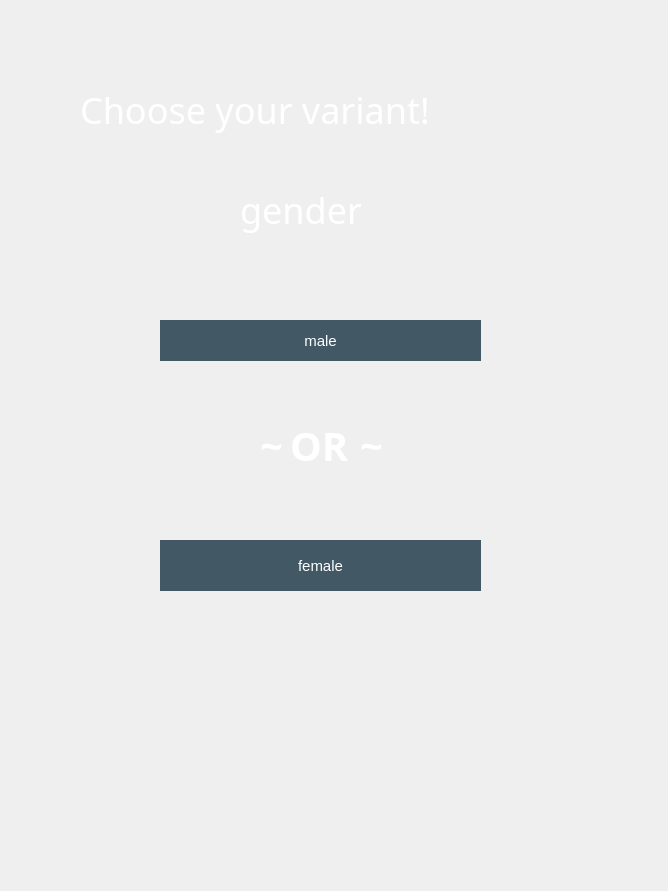
<?xml version="1.0" encoding="UTF-8"?>
<ui version="4.0">
 <class>MainWindow</class>
 <widget class="QMainWindow" name="MainWindow">
  <property name="geometry">
   <rect>
    <x>0</x>
    <y>0</y>
    <width>668</width>
    <height>891</height>
   </rect>
  </property>
  <property name="windowTitle">
   <string>MainWindow</string>
  </property>
  <property name="styleSheet">
   <string notr="true">backgroud: opacity 0;
</string>
  </property>
  <widget class="QWidget" name="centralwidget">
   <property name="styleSheet">
    <string notr="true">background-image: url(./images/back.jpg);
</string>
   </property>
   <widget class="QLabel" name="label">
    <property name="geometry">
     <rect>
      <x>80</x>
      <y>80</y>
      <width>491</width>
      <height>61</height>
     </rect>
    </property>
    <property name="font">
     <font>
      <family>Luckiest Guy</family>
      <pointsize>36</pointsize>
     </font>
    </property>
    <property name="acceptDrops">
     <bool>false</bool>
    </property>
    <property name="autoFillBackground">
     <bool>false</bool>
    </property>
    <property name="styleSheet">
     <string notr="true">color: white;
background: opacity 0;

</string>
    </property>
    <property name="text">
     <string>&lt;!DOCTYPE HTML PUBLIC &quot;-//W3C//DTD HTML 4.0//EN&quot; &quot;http://www.w3.org/TR/REC-html40/strict.dtd&quot;&gt;
&lt;html&gt;&lt;head&gt;&lt;meta name=&quot;qrichtext&quot; content=&quot;1&quot; /&gt;&lt;style type=&quot;text/css&quot;&gt;
&lt;/style&gt;&lt;/head&gt;&lt;body style=&quot; font-family:'Luckiest Guy','cursive'; font-size:45px; font-weight:400; font-style:normal;&quot;&gt;
&lt;p style=&quot; margin-top:0px; margin-bottom:0px; margin-left:0px; margin-right:0px; -qt-block-indent:0; text-indent:0px;&quot;&gt;&lt;span style=&quot; font-size:27pt;&quot;&gt;Choose your variant!&lt;/span&gt;&lt;/p&gt;&lt;/body&gt;&lt;/html&gt;</string>
    </property>
    <property name="wordWrap">
     <bool>false</bool>
    </property>
   </widget>
   <widget class="QLabel" name="label_2">
    <property name="geometry">
     <rect>
      <x>290</x>
      <y>420</y>
      <width>71</width>
      <height>51</height>
     </rect>
    </property>
    <property name="font">
     <font>
      <family>Merienda</family>
      <pointsize>-1</pointsize>
      <weight>75</weight>
      <italic>false</italic>
      <bold>true</bold>
      <underline>false</underline>
     </font>
    </property>
    <property name="autoFillBackground">
     <bool>false</bool>
    </property>
    <property name="styleSheet">
     <string notr="true">font-family: 'Merienda';
color: #fff;
font-weight: bold;
font-size: 40px;
background: opacity 0;</string>
    </property>
    <property name="text">
     <string>OR</string>
    </property>
   </widget>
   <widget class="QPushButton" name="button_incountry_cold_mountains_male">
    <property name="geometry">
     <rect>
      <x>160</x>
      <y>320</y>
      <width>321</width>
      <height>41</height>
     </rect>
    </property>
    <property name="styleSheet">
     <string notr="true">QPushButton{
background-color: #425865;
border: 2px solid #425865;
border-radius: 30px;
color: white;
font-family: 'Luckiest Guy', cursive;
font-size: 15px;
}
QPushButton:pressed{
	background-color: #fa4244;
}</string>
    </property>
    <property name="text">
     <string>male</string>
    </property>
   </widget>
   <widget class="QPushButton" name="button_incountry_cold_mountains_female">
    <property name="geometry">
     <rect>
      <x>160</x>
      <y>540</y>
      <width>321</width>
      <height>51</height>
     </rect>
    </property>
    <property name="styleSheet">
     <string notr="true">QPushButton{
background-color: #425865;
border: 2px solid #425865;
border-radius: 30px;
color: white;
font-family: 'Luckiest Guy', cursive;
font-size: 15px;
}
QPushButton:pressed{
	background-color: #fa4244;
}</string>
    </property>
    <property name="text">
     <string>female</string>
    </property>
   </widget>
   <widget class="QLabel" name="label_3">
    <property name="geometry">
     <rect>
      <x>360</x>
      <y>420</y>
      <width>31</width>
      <height>51</height>
     </rect>
    </property>
    <property name="font">
     <font>
      <family>Merienda</family>
      <pointsize>-1</pointsize>
      <weight>75</weight>
      <italic>false</italic>
      <bold>true</bold>
      <underline>false</underline>
     </font>
    </property>
    <property name="autoFillBackground">
     <bool>false</bool>
    </property>
    <property name="styleSheet">
     <string notr="true">font-family: 'Merienda';
color: #fff;
font-weight: bold;
font-size: 40px;
background: opacity 0;</string>
    </property>
    <property name="text">
     <string>~</string>
    </property>
   </widget>
   <widget class="QLabel" name="label_4">
    <property name="geometry">
     <rect>
      <x>260</x>
      <y>420</y>
      <width>31</width>
      <height>51</height>
     </rect>
    </property>
    <property name="font">
     <font>
      <family>Merienda</family>
      <pointsize>-1</pointsize>
      <weight>75</weight>
      <italic>false</italic>
      <bold>true</bold>
      <underline>false</underline>
     </font>
    </property>
    <property name="autoFillBackground">
     <bool>false</bool>
    </property>
    <property name="styleSheet">
     <string notr="true">font-family: 'Merienda';
color: #fff;
font-weight: bold;
font-size: 40px;
background: opacity 0;</string>
    </property>
    <property name="text">
     <string>~</string>
    </property>
   </widget>
   <widget class="QLabel" name="label_5">
    <property name="geometry">
     <rect>
      <x>240</x>
      <y>180</y>
      <width>211</width>
      <height>61</height>
     </rect>
    </property>
    <property name="font">
     <font>
      <family>Luckiest Guy</family>
      <pointsize>36</pointsize>
     </font>
    </property>
    <property name="acceptDrops">
     <bool>false</bool>
    </property>
    <property name="autoFillBackground">
     <bool>false</bool>
    </property>
    <property name="styleSheet">
     <string notr="true">color: white;
background: opacity 0;

</string>
    </property>
    <property name="text">
     <string>&lt;!DOCTYPE HTML PUBLIC &quot;-//W3C//DTD HTML 4.0//EN&quot; &quot;http://www.w3.org/TR/REC-html40/strict.dtd&quot;&gt;
&lt;html&gt;&lt;head&gt;&lt;meta name=&quot;qrichtext&quot; content=&quot;1&quot; /&gt;&lt;style type=&quot;text/css&quot;&gt;
&lt;/style&gt;&lt;/head&gt;&lt;body style=&quot; font-family:'Luckiest Guy','cursive'; font-size:45px; font-weight:400; font-style:normal;&quot;&gt;
&lt;p style=&quot; margin-top:0px; margin-bottom:0px; margin-left:0px; margin-right:0px; -qt-block-indent:0; text-indent:0px;&quot;&gt;&lt;span style=&quot; font-size:27pt;&quot;&gt;gender&lt;span&gt;&lt;/p&gt;&lt;/body&gt;&lt;/html&gt;</string>
    </property>
    <property name="wordWrap">
     <bool>false</bool>
    </property>
   </widget>
  </widget>
 </widget>
 <resources/>
 <connections/>
</ui>
